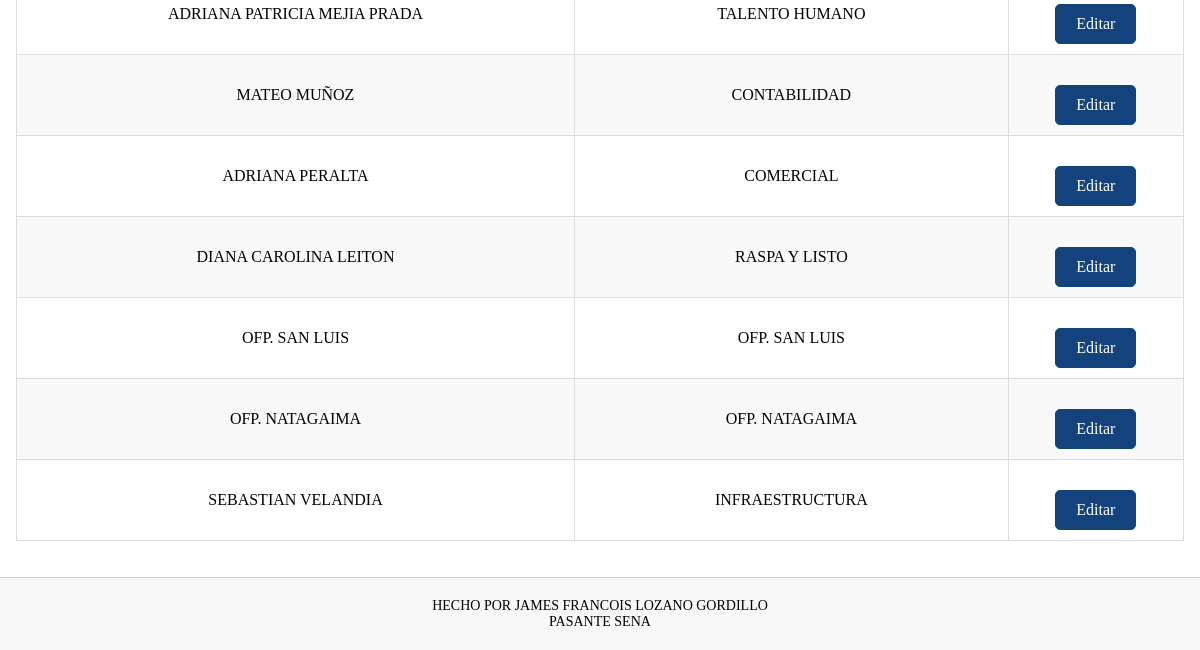
The page /buscar_Persona/ (lower part) on the database as committed earlier.
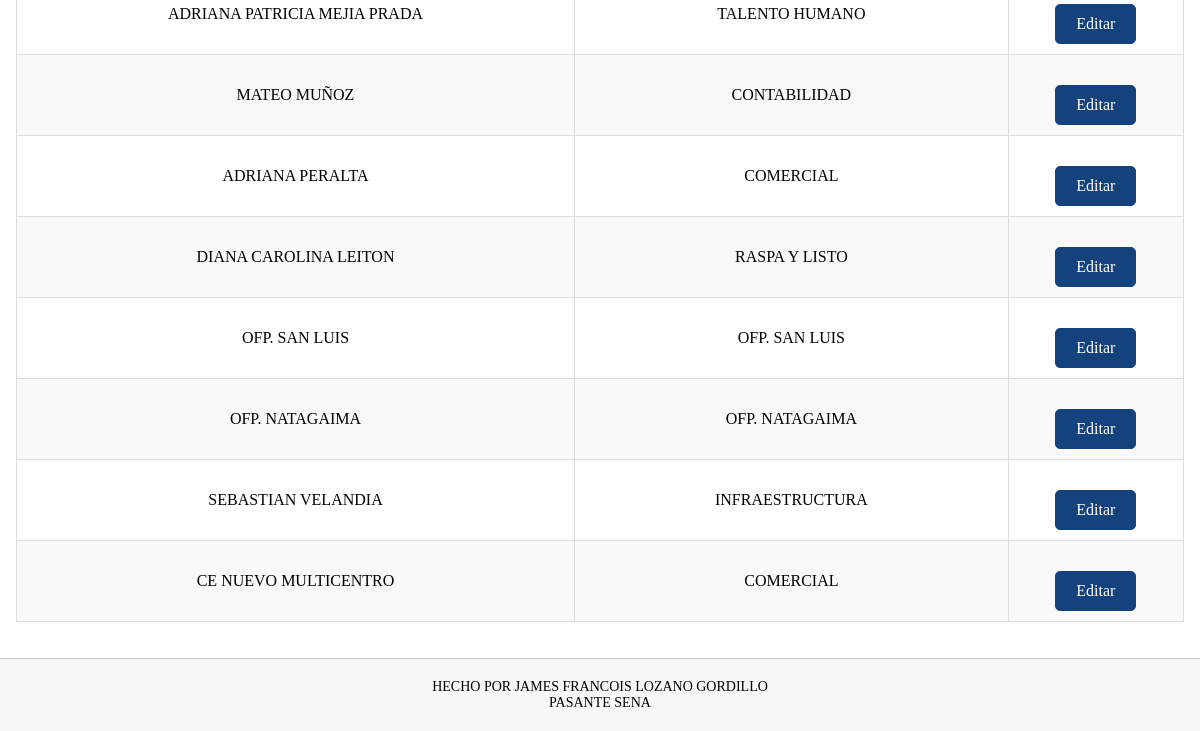
The same page on the database as committed later.
### Datos/models.py (models this page shows, shortened)
class Persona(models.Model):
    nombre = models.CharField(max_length=100)
    firma = models.ImageField(upload_to='firmas/')
    area = models.ForeignKey(Area, on_delete=models.SET_NULL, null=True, blank=True)

class Area(models.Model):
    nombre = models.CharField(max_length=50)
    def __str__(self) -> str:
        return self.nombre

### Datos/views.py (the view)
# urls.py: path('buscar_Persona/', views.buscar_Persona, name='buscar_Persona'),
def buscar_Persona(request):
    query = request.GET.get('q', '')
    personas = Persona.objects.all()
    if query:
        personas = personas.filter(
            Q(nombre__icontains=query) |
            Q(area__nombre__icontains=query)
        )
    return render(request, 'vista/lista_personas.html', {'producto': personas})

### Datos/templates/vista/lista_personas.html (shortened to what this page needs)
{% extends 'layouts/base.html' %}
{% block content %}
<br>
<br>
{% load static %}
<!DOCTYPE html>
<html lang="es">
<head>
    <link rel="stylesheet" type="text/css" href="{% static 'CSS/ALL.css' %}">
</head>
<body>
    <br>
    <br>
    <table border="1">
        <tbody>
            {% for item in producto %}
            <tr>
                <td>{{ item.nombre }}</td>
                <td>{{ item.area }}</td>
                <td>
                    <a href="{% url 'Editar_Persona' item.id %}" class="btn">Editar</a>
                </td>
            </tr>
            {% empty %}
            <tr>
                <td colspan="3">No se encontraron resultados.</td>
            </tr>
            {% endfor %}
        </tbody>
    </table>
</body>
</html>
{% endblock %}

Rows that differ between the two databases and show on the page:
added Persona: nombre "CE NUEVO MULTICENTRO", area "COMERCIAL"
